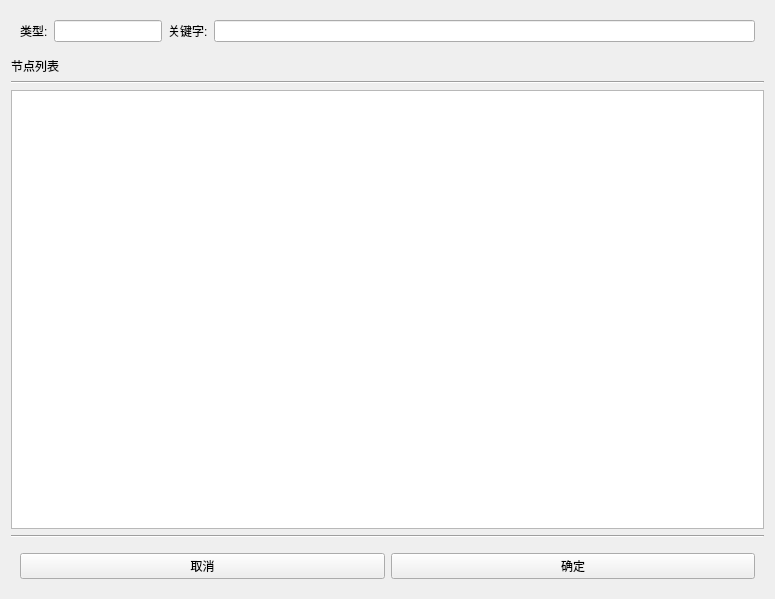
<?xml version="1.0" encoding="UTF-8"?>
<ui version="4.0">
 <class>Tupu_select_node</class>
 <widget class="QWidget" name="Tupu_select_node">
  <property name="geometry">
   <rect>
    <x>0</x>
    <y>0</y>
    <width>775</width>
    <height>599</height>
   </rect>
  </property>
  <property name="windowTitle">
   <string>Form</string>
  </property>
  <layout class="QVBoxLayout" name="verticalLayout_2">
   <item>
    <layout class="QVBoxLayout" name="verticalLayout">
     <item>
      <widget class="QWidget" name="widget" native="true">
       <layout class="QHBoxLayout" name="horizontalLayout_2">
        <item>
         <layout class="QHBoxLayout" name="horizontalLayout" stretch="0,1,0,5">
          <item>
           <widget class="QLabel" name="lb_lx">
            <property name="text">
             <string>类型:</string>
            </property>
           </widget>
          </item>
          <item>
           <widget class="QLineEdit" name="li_lx"/>
          </item>
          <item>
           <widget class="QLabel" name="lb_gjz">
            <property name="text">
             <string>关键字:</string>
            </property>
           </widget>
          </item>
          <item>
           <widget class="QLineEdit" name="li_gjz"/>
          </item>
         </layout>
        </item>
       </layout>
      </widget>
     </item>
     <item>
      <widget class="QLabel" name="label">
       <property name="text">
        <string>节点列表</string>
       </property>
      </widget>
     </item>
     <item>
      <widget class="Line" name="line">
       <property name="orientation">
        <enum>Qt::Horizontal</enum>
       </property>
      </widget>
     </item>
     <item>
      <widget class="QTableView" name="tb_nodes"/>
     </item>
     <item>
      <widget class="Line" name="line_2">
       <property name="orientation">
        <enum>Qt::Horizontal</enum>
       </property>
      </widget>
     </item>
     <item>
      <widget class="QWidget" name="widget_2" native="true">
       <layout class="QHBoxLayout" name="horizontalLayout_4">
        <item>
         <widget class="QPushButton" name="pb_quxiao">
          <property name="text">
           <string>取消</string>
          </property>
         </widget>
        </item>
        <item>
         <widget class="QPushButton" name="pb_queding">
          <property name="text">
           <string>确定</string>
          </property>
         </widget>
        </item>
       </layout>
      </widget>
     </item>
    </layout>
   </item>
  </layout>
 </widget>
 <resources/>
 <connections/>
</ui>
